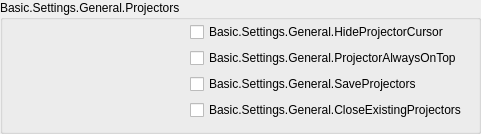
                 <widget class="QGroupBox" name="groupBox_14">
                  <property name="title">
                   <string>Basic.Settings.General.Projectors</string>
                  </property>
                  <layout class="QFormLayout" name="formLayout_28">
                   <property name="fieldGrowthPolicy">
                    <enum>QFormLayout::FieldGrowthPolicy::AllNonFixedFieldsGrow</enum>
                   </property>
                   <property name="labelAlignment">
                    <set>Qt::AlignmentFlag::AlignRight|Qt::AlignmentFlag::AlignTrailing|Qt::AlignmentFlag::AlignVCenter</set>
                   </property>
                   <property name="topMargin">
                    <number>2</number>
                   </property>
                   <item row="0" column="1">
                    <widget class="QCheckBox" name="hideProjectorCursor">
                     <property name="text">
                      <string>Basic.Settings.General.HideProjectorCursor</string>
                     </property>
                    </widget>
                   </item>
                   <item row="1" column="1">
                    <widget class="QCheckBox" name="projectorAlwaysOnTop">
                     <property name="text">
                      <string>Basic.Settings.General.ProjectorAlwaysOnTop</string>
                     </property>
                    </widget>
                   </item>
                   <item row="2" column="1">
                    <widget class="QCheckBox" name="saveProjectors">
                     <property name="text">
                      <string>Basic.Settings.General.SaveProjectors</string>
                     </property>
                    </widget>
                   </item>
                   <item row="3" column="1">
                    <widget class="QCheckBox" name="closeProjectors">
                     <property name="text">
                      <string>Basic.Settings.General.CloseExistingProjectors</string>
                     </property>
                    </widget>
                   </item>
                   <item row="1" column="0">
                    <spacer name="horizontalSpacer">
                     <property name="orientation">
                      <enum>Qt::Orientation::Horizontal</enum>
                     </property>
                     <property name="sizeType">
                      <enum>QSizePolicy::Policy::Fixed</enum>
                     </property>
                     <property name="sizeHint" stdset="0">
                      <size>
                       <width>170</width>
                       <height>5</height>
                      </size>
                     </property>
                    </spacer>
                   </item>
                  </layout>
                 </widget>
